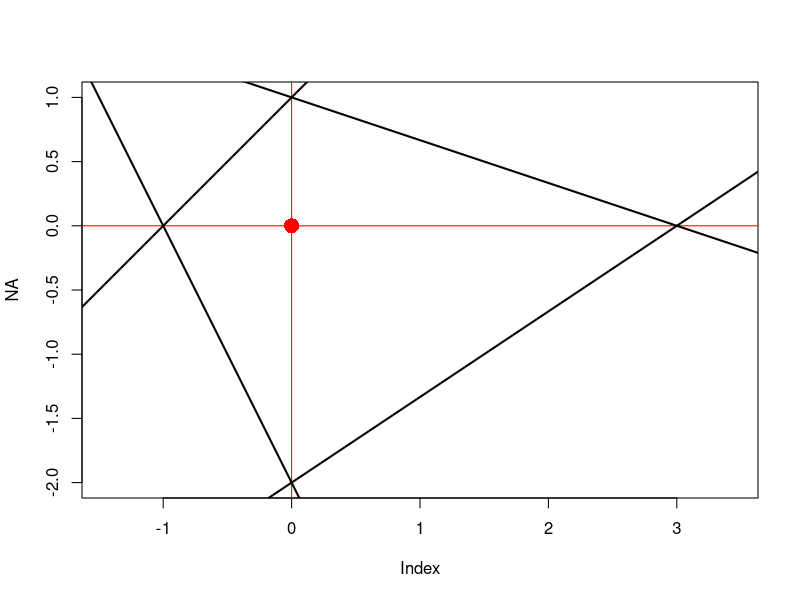

Generate this figure with R: (Note: this script raises an error after producing the figure.)
.plot_poly <- function(poly){
  plot(NA, xlim = c(-1, 3), ylim = c(-2, 1), asp = T)
  points(0, 0, col = "red", cex = 2, pch = 16)
  lines(x = c(-5, 5), y = rep(0, 2), col = "red")
  lines(y = c(-5, 5), x = rep(0, 2), col = "red")
  for(i in 1:nrow(poly$gamma)){
    x_vec <- c(-4, 4)
    y_vec <- (poly$u[i] - poly$gamma[i,1]*x_vec)/poly$gamma[i,2]
    lines(x_vec, y_vec, lwd = 2)
  }
}

create_prob_grid <- function(xlim, ylim, density_func, grid_size = 50){
  xseq <- seq(xlim[1], xlim[2], length.out = grid_size)
  yseq <- seq(ylim[1], ylim[2], length.out = grid_size)

  mat <- sapply(yseq, function(y){ sapply(xseq, function(x){density_func(x,y)})})

  rownames(mat) <- yseq; colnames(mat) <- xseq
  mat/sum(mat)
}


plot_grid <- function(mat, type = c("contour"), alpha = 0.5, nlevels = 10, ...){
  xseq <- as.numeric(colnames(mat)); yseq <- as.numeric(rownames(mat))

  contour(xseq, yseq, mat, nlevels = nlevels, add = T, drawlabels = F, ...)
}

#####################
# design polyhedron
poly <- list(gamma = matrix(c(1,-1, 2,1, -2/3,1, -1/3,-1), nrow = 4, byrow = T),
             u = c(-1, -2, -2, -1))

.plot_poly(poly)

# gaussian contour
gaussian <- .gaussian(mean = c(1, -1), covariance = matrix(c(2,-1,-1,2),2,2))
density_func <- function(x,y){
  mvtnorm::dmvnorm(c(x,y), gaussian$mean, gaussian$covariance)
}
xlim <- c(-1, 3); ylim = c(-2, 1)
mat <- create_prob_grid(xlim, ylim, density_func)
plot_grid(mat, asp = T)

# let's draw points
y <- c(0, 0); v <- c(1,0)
line <- .line(y, v)
interval <- .intersect_polyhedron_line(poly, line)
rotation <- .rotation_matrix(v, c(1, rep(0, 1)))
c <- y + interval[1]*line$direction
d <- y + interval[2]*line$direction
points(c[1], c[2], col = "blue", pch = 16)
points(d[1], d[2], col = "green", pch = 16)

gaussian2 <- .transform_gaussian(gaussian, c, rotation)

univariate <- .conditional_gaussian(gaussian2, rep(0, 1))

newsamp <- matrix(NA, nrow = 1000, ncol = 2)
intermediate <- rep(NA, 1000)
for(i in 1:1000){
  intermediate[i] <- .sampler_truncated_gaussian(univariate, 0, interval[2]-interval[1])
  newsamp[i,] <- y + (intermediate[i]+interval[1])*line$direction
}

# plot them
points(newsamp, pch = 16, col = rgb(0.5, 0.5, 0.5, 0.1))
hist(intermediate)
